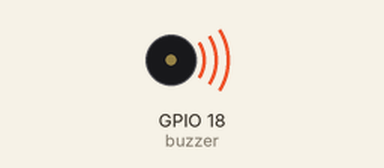
A program run on a simulated Raspberry Pi (BCM pin numbers). Shown: buzzer (waves = sounding). At 16.0 s the program stops and its outputs stay as they are.

Above: at 0.1 s.
At 16.1 s:
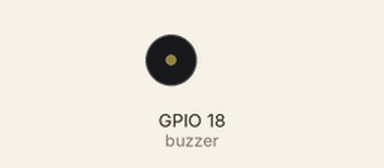
Timing chart, 0 to 17.5 s (numbered marks = the images above):
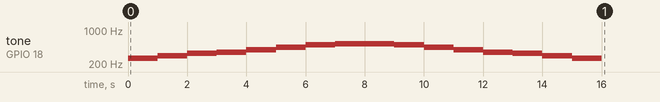

Measured:
- by itself, tone on GPIO 18 (buzzer): plays 262 Hz for 1.0 s, 294 Hz for 1.0 s, 330 Hz for 1.0 s, 349 Hz for 1.0 s, 392 Hz for 1.0 s, 440 Hz for 1.0 s … (15 notes in this stretch)

The program:

test9.py
```python
import RPi.GPIO as GPIO
import time

buzzer = 18

GPIO.setmode(GPIO.BCM)
GPIO.setup(buzzer, GPIO.OUT)

pwm = GPIO.PWM(buzzer, 1.0)   # 초기 주파수를 1Hz로 설정
pwm.start(50.0)               # 듀티비를 50%로 설정

# 4옥타브 주파수 : 도(262)/레(294)/미(330)/파(349)/솔(392)/라(440)/시(494)/도(523)
scale = [262, 294, 330, 349, 392, 440, 494, 523]

for i in range(0, 8):
    pwm.ChangeFrequency(scale[i])
    time.sleep(1.0)

for i in range(7, -1, -1):
    pwm.ChangeFrequency(scale[i])
    time.sleep(1.0)

pwm.stop()
GPIO.cleanup()
```
